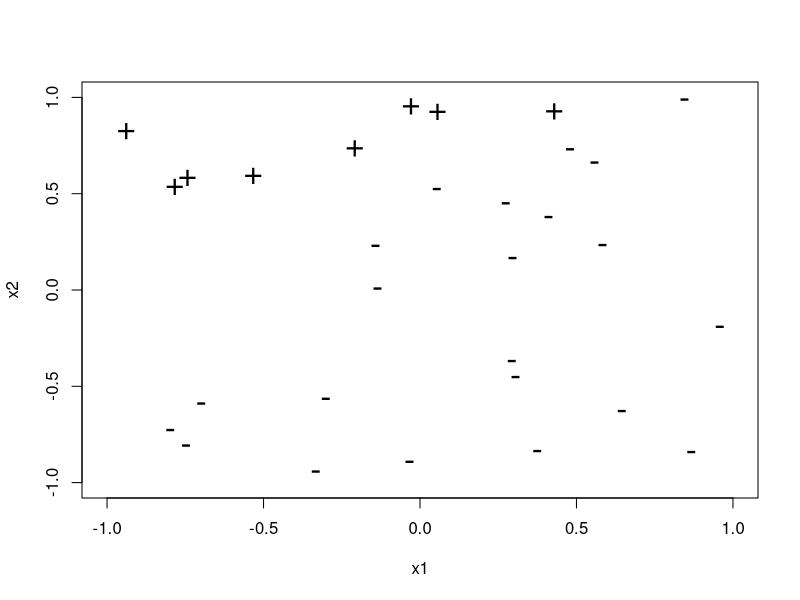
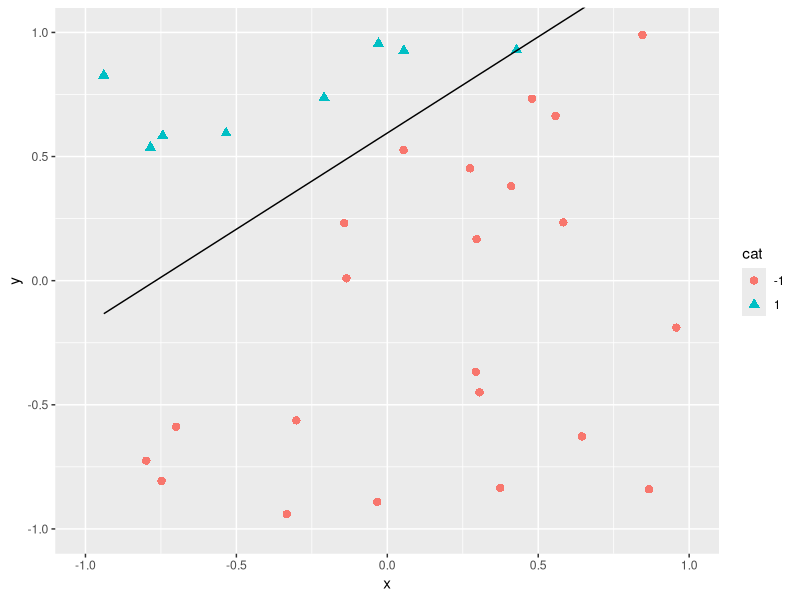

Reproduce these figures in R, in order.
# This script is an implementation of perceptron learning proposed by Rosenblatt
# in 1950s. In detail, Rosenblatt used Hebbian learning (Donald Hebb, 1949) to 
# make threshold neuron of McCulloch-Pitts learn.
# In detail, read: section 2.5. of Neural Networks for Applied Sciences and 
# Engineering

################################################################################
# LIBRARY
################################################################################
library(rrcov) #salmon data
library(ggplot2) #plot

################################################################################
# DATA
################################################################################
x1 <- runif(30,-1,1)
x2 <- runif(30,-1,1)
x <- cbind(x1,x2)
Y <- ifelse(x2>0.5+x1,+1,-1)
plot(x,pch=ifelse(Y>0,"+","-"), xlim=c(-1,1),ylim=c(-1,1),cex=2)


################################################################################
# LEARNING ALGORITHM
################################################################################
# Learning function of the perceptron
# x : input matrix
# y : ouput vector
# w : weight vector
# beta : learning rate
learning_func <- function(x, y, w, w0, beta) {
  R <- max(apply(x, 1, function(x) {sqrt(sum(x * x))}))
  making_mistake <- TRUE
  while(making_mistake) {
    making_mistake <- FALSE
    for (idx in 1:nrow(x)) {
      # Net input
      u <- sum(x[idx, ]*w) + w0
      
      # Predicted output
      p <- as.numeric(ifelse(u < 0, -1, 1))
      
      # Adjust weights
      if (y[idx] != p) {
        w <- w + beta * y[idx] * x[idx,]
        w0 <- w0 + beta * y[idx] * R^2
        making_mistake <- TRUE
      }
    }
  }
  return (list(w = w, w0 = w0))
}
################################################################################
# MODELING
################################################################################
# Weight vector with initial weights
w <- vector(length = ncol(x))

# Learning rate beta
beta <- 1

# Iteration
iters <- 1000

# Bias unit
w0 <- 0

# Learning iteration starts here
param <- learning_func(x, Y, w, w0, beta)
w <- param$w
w0 <- param$w0  

# Separate line
boundary_func <-function(x, w, w0) {
  return ((-w[1]*x - w0) / w[2])
}
boundary_line <- data.frame(x = x[,1], y = boundary_func(x[,1], w, w0))

# Plot
ggplot() +
  geom_point(data = data.frame(x = x[,1], y = x[,2], cat = as.factor(Y)), 
             mapping = aes(x = x, y = y, colour = cat, shape = cat), 
             size = 2.5) +
  geom_line(data = boundary_line, mapping = aes(x = x, y = y)) +
  coord_cartesian(xlim = c(-1,1), ylim = c(-1, 1))
param
